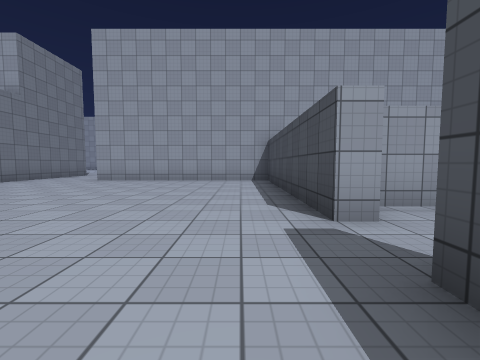
[1] (above)

17 first-person views from a walk through a Unity game level. The camera is 1.2 m above the floor, tilts 4° down and sees 90° across. The floor is counted in squares, 2 m on a side. Each view is taken from the middle of a square. On the plan, view 1 faces up. The plan holds only what a view shows up to about 9 squares ahead; the rest is blank. The place goes on beyond the plan. Some animated figures are left out. Surface patterns are stand-ins for the level's own textures.

[2]
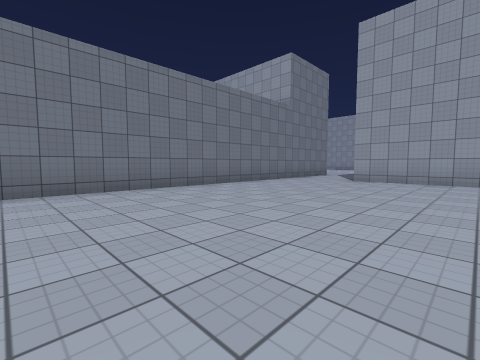

[3]
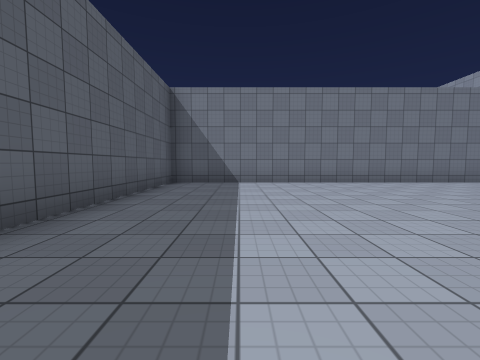

[4]
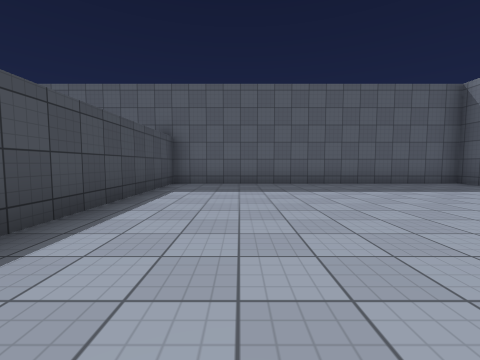

[5]
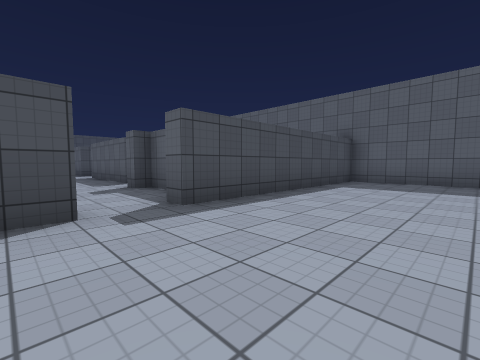

[6]
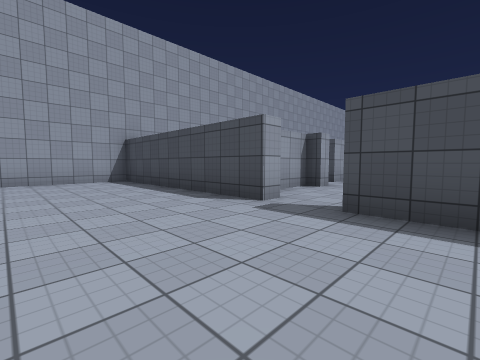

[7]
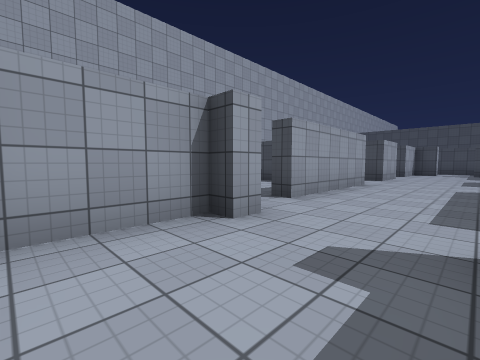

[8]
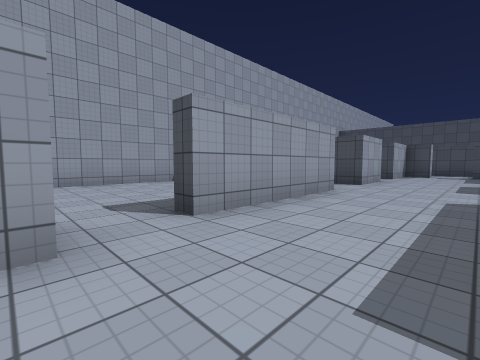

[9]
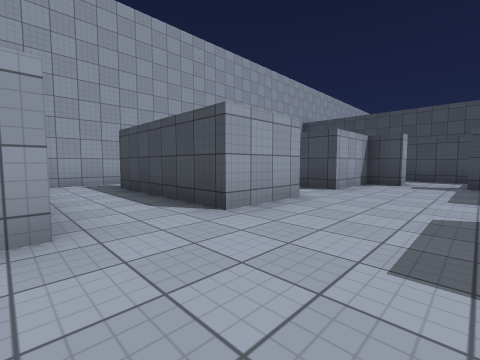

[10]
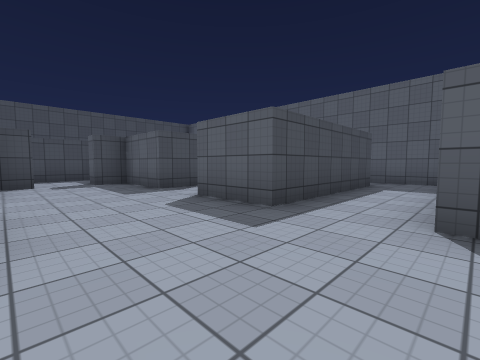

[11]
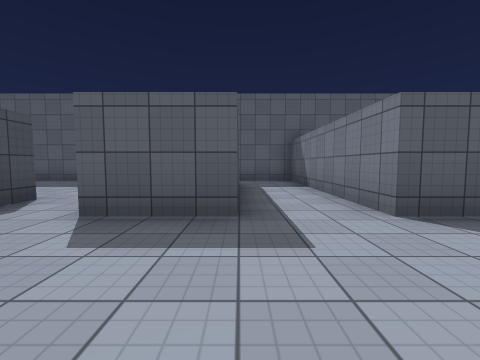

[12]
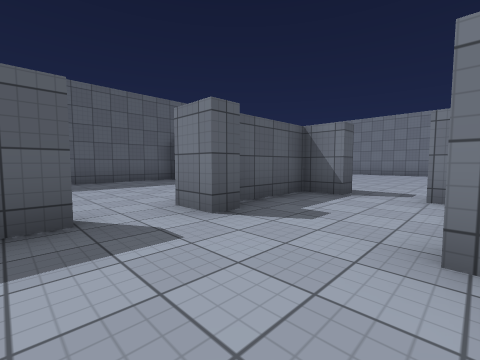

[13]
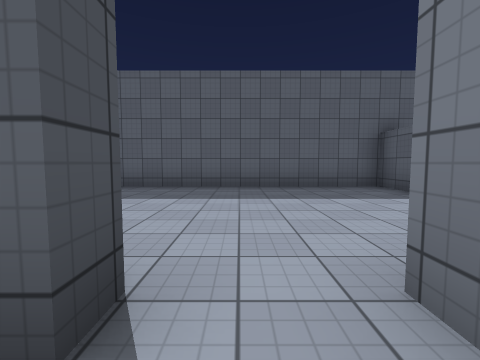

[14]
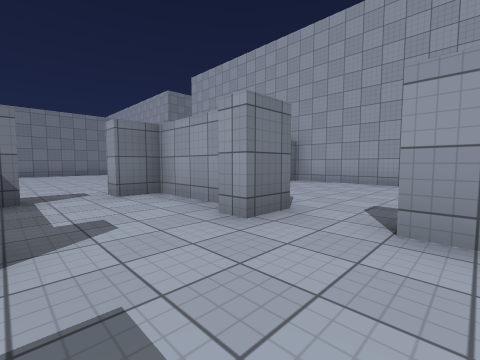

[15]
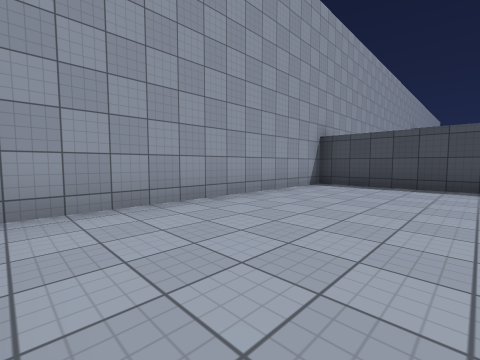

[16]
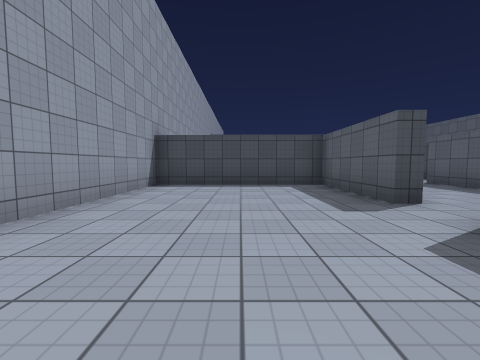

[17]
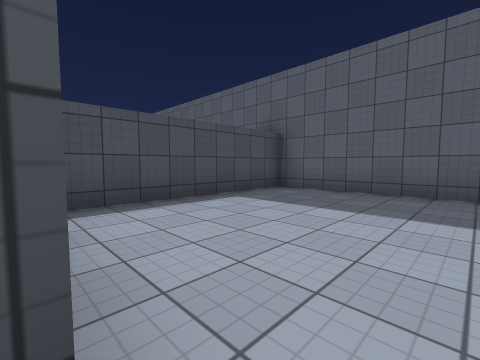

### Floor plan
Ten units are one square. View 1 is at (0, 0); x grows to the right and y downward. Boxes are objects, and circles mark ways between rooms. Rooms are numbered by the first view taken in them; rooms with no view inside come last. Other rooms are left out.
<svg viewBox="-80 -90 255 146">
<path fill="none" stroke="#000" d="M14 -24 10 -24 10 -83 -50 -83M-75 -76 -75 51 10 51 10 -12 14 -12M94 -33 55 -33M55 1 55 -3 93 -3 93 51 115 51M129 -33 110 -33 110 -71M42 -38 42 -29 38 -29 38 -33 14 -33 14 -24M144 10 144 -3 164 -3 164 -12M110 39 110 -3 129 -3M164 -24 164 -33 144 -33M14 -12 14 -3 38 -3 38 -8 42 -8 42 1M55 -33 55 -37 87 -37 87 -83 14 -83M14 40 14 51 87 51 87 5"/>
<circle cx="10" cy="-20" r="3" fill="#2a7"/>
<circle cx="50" cy="-40" r="3" fill="#2a7"/>
<circle cx="50" cy="0" r="3" fill="#2a7"/>
<text x="-30" y="-10">1</text>
<text x="90" y="-20">2</text>
<text x="50" y="-60">3</text>
<text x="50" y="30">4</text>
</svg>
Room 1 opens to room 2. Room 2 opens to room 3. Room 2 opens to room 4.

Where each view was taken, in squares from view 1:
view 1: 0 up, 0 right, facing up
view 2: 0 up, 2 left, facing up-left
view 3: 3 down, 0 right, facing left
view 4: 2 up, 1 left, facing down
view 5: 3 up, 2 left, facing down-right
view 6: 0 up, 2 left, facing up-right
view 7: 1 up, 2 right, facing up-right
view 8: 1 up, 4 right, facing up-right
view 9: 1 up, 9 right, facing up-right
view 10: 3 up, 9 right, facing down-right
view 11: 3 up, 11 right, facing down
view 12: 3 up, 6 right, facing down-left
view 13: 1 up, 5 right, facing down
view 14: 1 up, 6 right, facing up-left
view 15: 5 up, 2 right, facing up-right
view 16: 6 up, 2 right, facing right
view 17: 0 up, 5 right, facing down-right
